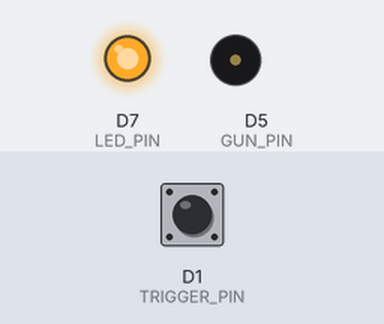
Simulated run of this sketch. Board: ESP8266 (NodeMCU). On the bench: output pins drawn as LEDs (lit = HIGH), buzzer (waves = sounding). Wiring (inferred from the names in the program): IR receiver: data D6. The inputs (shaded band) are chosen by the test bench; at power-on: D1 (TRIGGER_PIN) HIGH. WiFi joins after 1.5 s; servers stay silent unless stated; what the sketch prints to the serial monitor is not drawn.

Above: at 2.7 s.
2.8 s: D1 (TRIGGER_PIN) pulled LOW for 0.15 s
At 2.87 s:
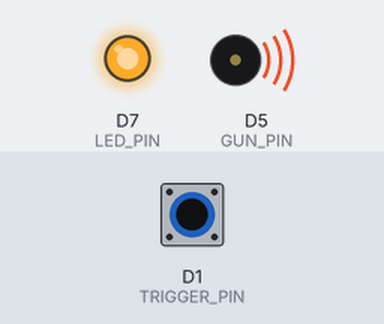
4.4 s: D1 (TRIGGER_PIN) pulled LOW for 3.2 s
At 8.4 s:
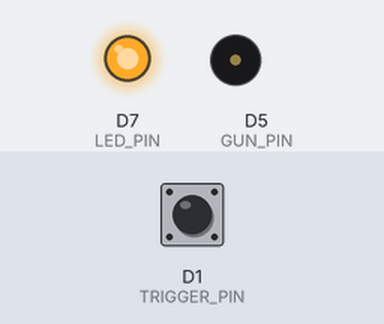
Timing chart, 0 to 9.9 s (numbered marks = the images above; inputs shaded):
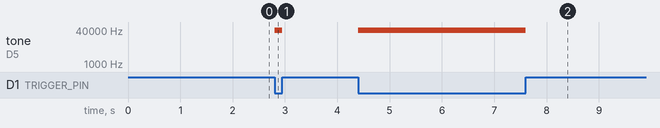

Measured:
- after the input at 2.8 s, tone on D5 (GUN_PIN): silent → 38000 Hz at once, → silent 0.15 s later
- after the input at 4.4 s, tone on D5 (GUN_PIN): silent → 38000 Hz at once, → silent 3.2 s later

The sketch:

p2.ino
```cpp
#include <ESP8266WiFi.h>
#include <FirebaseESP8266.h>

// -------- WIFI --------
#define WIFI_SSID     "********"
#define WIFI_PASSWORD "********"

// -------- FIREBASE --------
#define FIREBASE_HOST "*****************firebasedatabase.app" //Go to firebase.google.com, create a new project, go to project settings and find the firebaseConfig
#define FIREBASE_AUTH "**************************************"

// -------- PINS --------
#define TSOP_PIN      D6
#define LED_PIN       D7
#define GUN_PIN       D5   // Transistor bases
#define TRIGGER_PIN   D1

// -------- GAME CONFIG --------
#define HIT_COOLDOWN_MS 2000
#define IR_FREQ        38000   // 38 kHz

FirebaseData fbdo;
FirebaseAuth auth;
FirebaseConfig config;

bool isInvincible = false;
unsigned long hitTime = 0;

void setup() {
  Serial.begin(115200);

  pinMode(TSOP_PIN, INPUT);
  pinMode(LED_PIN, OUTPUT);
  pinMode(GUN_PIN, OUTPUT);
  pinMode(TRIGGER_PIN, INPUT_PULLUP);

  digitalWrite(LED_PIN, HIGH);   // LED ON by default
  digitalWrite(GUN_PIN, LOW);    // Gun OFF

  // WiFi
  WiFi.begin(WIFI_SSID, WIFI_PASSWORD);
  Serial.print("Connecting to WiFi");
  while (WiFi.status() != WL_CONNECTED) {
    delay(300);
    Serial.print(".");
  }
  Serial.println("\nWiFi connected");

  // Firebase
  config.host = FIREBASE_HOST;
  config.signer.tokens.legacy_token = FIREBASE_AUTH;
  Firebase.begin(&config, &auth);
  Firebase.reconnectWiFi(true);

  Serial.println("System ready.");
}

void loop() {
  unsigned long now = millis();

  // ---------- HIT COOLDOWN ----------
  if (isInvincible && (now - hitTime >= HIT_COOLDOWN_MS)) {
    isInvincible = false;
    digitalWrite(LED_PIN, HIGH);  // LED back ON
    Serial.println("Cooldown ended.");
  }

  // ---------- HIT DETECTION ----------
  if (!isInvincible && digitalRead(TSOP_PIN) == LOW) {
    registerHit();
  }

  // ---------- GUN FIRING ----------
  if (digitalRead(TRIGGER_PIN) == LOW) {
    tone(GUN_PIN, IR_FREQ);   // Fire IR + laser
  } else {
    noTone(GUN_PIN);          // Stop firing
  }
}

void registerHit() {
  isInvincible = true;
  hitTime = millis();

  digitalWrite(LED_PIN, LOW); // LED OFF when hit
  Serial.println("HIT DETECTED!");

  String eventPath = "/events/" + String(hitTime);

  FirebaseJson json;
  json.set("player", "p2");   // Change per vest
  json.set("event", "shot");
  json.set("timestamp", hitTime);

  if (Firebase.setJSON(fbdo, eventPath, json)) {
    Serial.println("Hit sent to Firebase");
  } else {
    Serial.println("Firebase error:");
    Serial.println(fbdo.errorReason());
  }
}
```
